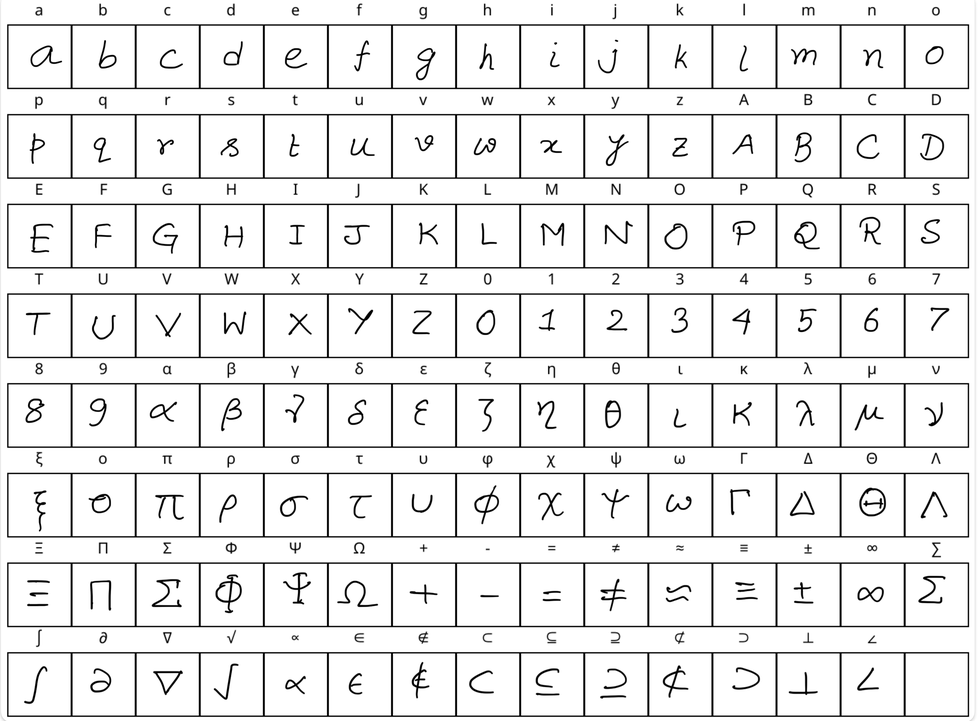
#> input picture tools/fontmaker/sample_symbols.png, 978 x 721 px, shrunk from 3694 x 2725 before the run
$ python -i make_fonts.py   (imports and definitions only)
#> lines starting #> are read from the running program, lines starting #| are printed output that depends on the picture; after the words box and inside, x2 and y2 are one past the last pixel; in counts of white or black regions, pixels touching at a corner belong together
#############
# This program allows you to create a database of glyphs from a single filled in grid image
#############

import json
import os
import xml.etree.ElementTree as ET

import cv2
import numpy as np
from PIL import Image
from skimage import measure
from skimage.morphology import skeletonize
from svgelements import Path as SVGPath
from tqdm import tqdm

from symbols import SYMBOL_LABELS

# === CONSTANTS ===
ROOT_PATH = os.path.dirname(os.path.abspath(__file__))
IMAGE_PATH = os.path.join(ROOT_PATH, "sample_symbols.png")
FONT_NAME = "handanimtype1"
OUTPUT_IMAGE_DIR = os.path.join(ROOT_PATH, "tmp", "glyph_images")
OUTPUT_SVG_DIR = os.path.join(ROOT_PATH, "tmp", "glyph_svgs")
OUTPUT_DATABASE_FILE = os.path.join(ROOT_PATH, f"{FONT_NAME}.json")
N_ITEMS_IN_ROW = 15  # the number of glyphs in a row in the grid
INNER_PADDING = 10  # 10 pixels are removed as inner padding within each grid
MIN_CELL_SIZE = 50  # the usual size is


def detect_grid_cells(
    image_path,
    min_cell_size=MIN_CELL_SIZE,
    n_items_in_row=N_ITEMS_IN_ROW,
    inner_padding=INNER_PADDING,
):
    """
    This function takes in the filled in image, and uses some standard configuration
    """
#> called with image_path = 'sample_symbols.png', min_cell_size = 50, n_items_in_row = 15, inner_padding = 10
    # load in grayscale
    img = cv2.imread(image_path, cv2.IMREAD_GRAYSCALE)
#> img is the input picture: shape (721, 978); min 0, max 255, mean 235.6
    _, thresh = cv2.threshold(img, 200, 255, cv2.THRESH_BINARY_INV)
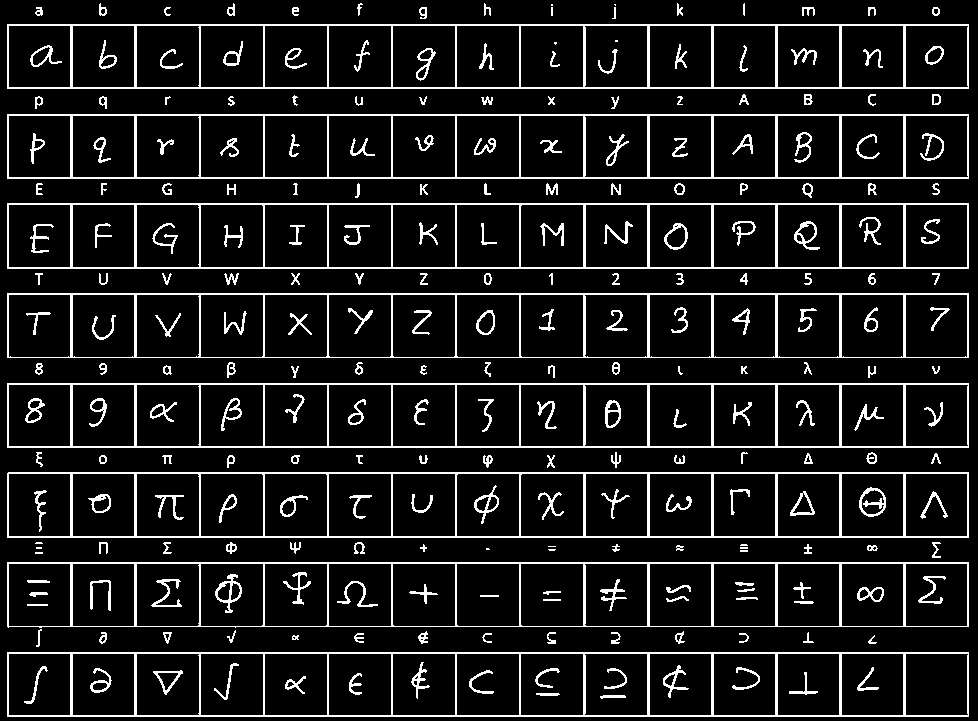
#> thresh: shape (721, 978); 10.3% white in thin lines or dots

    # morph closing
    kernel = np.ones((3, 3), np.uint8)
    closed = cv2.morphologyEx(thresh, cv2.MORPH_CLOSE, kernel)
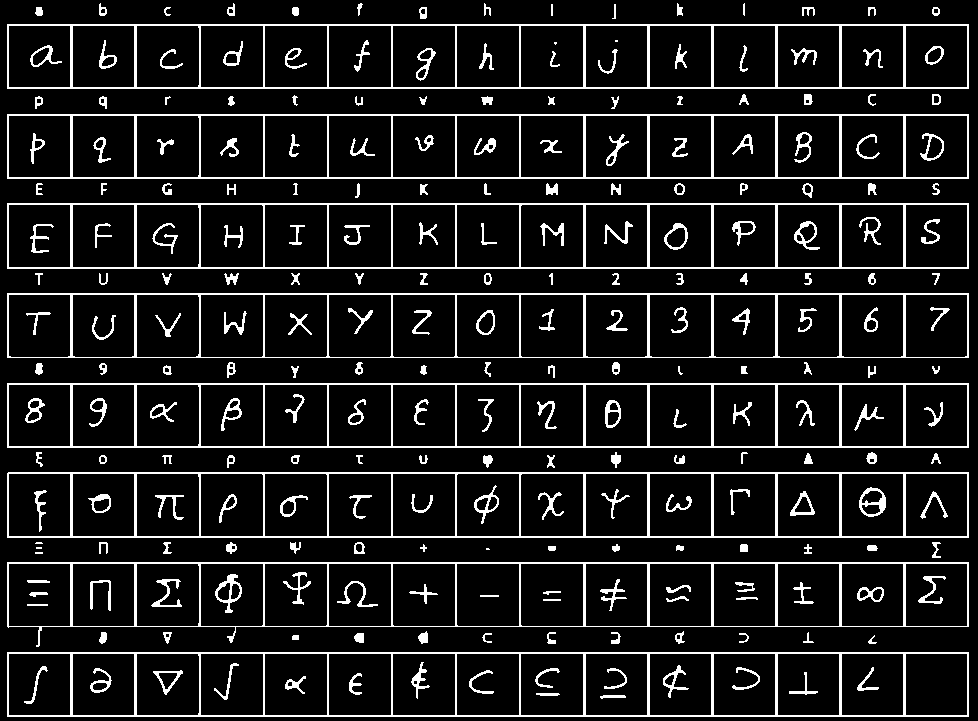
#> closed: shape (721, 978); 10.5% white in thin lines or dots

    # find contours
    contours, _ = cv2.findContours(closed, cv2.RETR_EXTERNAL, cv2.CHAIN_APPROX_SIMPLE)
#> contours = 127 contours, 19 with area under 20; largest, box (x1, y1, x2, y2) and area: (7, 203, 969, 269) 62465, (7, 472, 969, 538) 62464, (7, 562, 969, 647) 61560, (7, 652, 969, 717) 61504, (7, 383, 969, 448) 61504

    # filter contours by size
    boxes = []
    for cnt in contours:
        x, y, w, h = cv2.boundingRect(cnt)
        if w > min_cell_size and h > min_cell_size:
            boxes.append((x, y, w, h))
#> this loop made 127 passes
#> (x, y, w, h) on passes 2 to 13: (868, 635, 9, 9), (292, 635, 7, 5), (739, 633, 10, 10), (482, 633, 10, 10), (354, 633, 10, 10), (803, 632, 11, 11), (611, 632, 10, 12), (547, 632, 9, 12), (163, 632, 9, 12), (99, 632, 8, 12), (675, 631, 10, 13), (418, 631, 10, 13)
#> (cnt, x, y, w, h) on passes 1, 15, 16, 17, 31, 48: ([[7, 652], [7, 716], [968, 716], [968, 652]], 7, 652, 962, 65), ([[35, 552], [35, 553], [42, 553], [42, 552]], 35, 552, 8, 2), ([[486, 548], [486, 549], [489, 549], [488, 548]], 486, 548, 4, 2), ([[36, 547], [36, 548], [41, 548], [41, 547]], 36, 547, 6, 2), ([[36, 542], [35, 543], [42, 543], [41, 542]], 35, 542, 8, 2), ([[7, 383], [7, 447], [968, 447], [968, 383]], 7, 383, 962, 65)
#> after the loop, boxes = [(7, 652, 962, 65), (7, 562, 962, 85), (7, 472, 962, 66), (7, 383, 962, 65), (7, 293, 962, 65), (7, 203, 962, 66), (7, 114, 962, 65), (7, 24, 962, 65)]

    # sort boxes
    boxes = sorted(boxes, key=lambda b: (b[1] // min_cell_size, b[0]))
#> boxes = [(7, 24, 962, 65), (7, 114, 962, 65), (7, 203, 962, 66), (7, 293, 962, 65), (7, 383, 962, 65), (7, 472, 962, 66), (7, 562, 962, 85), (7, 652, 962, 65)]
    crops = []
    original_img = Image.open(image_path).convert("RGB")
    for box in boxes:
        x, y, w, h = box
        cell_width = w / 15
        for i in range(n_items_in_row):
            crop = original_img.crop(
                (
                    x + i * cell_width + inner_padding,
                    y + inner_padding,
                    x + (i + 1) * cell_width - inner_padding,
                    y + h - inner_padding,
                )
            )
            crops.append(crop)
#> this loop made 8 passes
#> (box, y, h) on passes 1 to 8: ((7, 24, 962, 65), 24, 65), ((7, 114, 962, 65), 114, 65), ((7, 203, 962, 66), 203, 66), ((7, 293, 962, 65), 293, 65), ((7, 383, 962, 65), 383, 65), ((7, 472, 962, 66), 472, 66), ((7, 562, 962, 85), 562, 85), ((7, 652, 962, 65), 652, 65)
#> after the loop, crops = 120 items
    return crops


# [61 lines left out: functions extract_svg_paths, compute_combined_bbox, convert_png_to_svg, not called in this run]


# [44 lines not run here, left out]

>>> result = detect_grid_cells('sample_symbols.png')
#> result = 120 items
